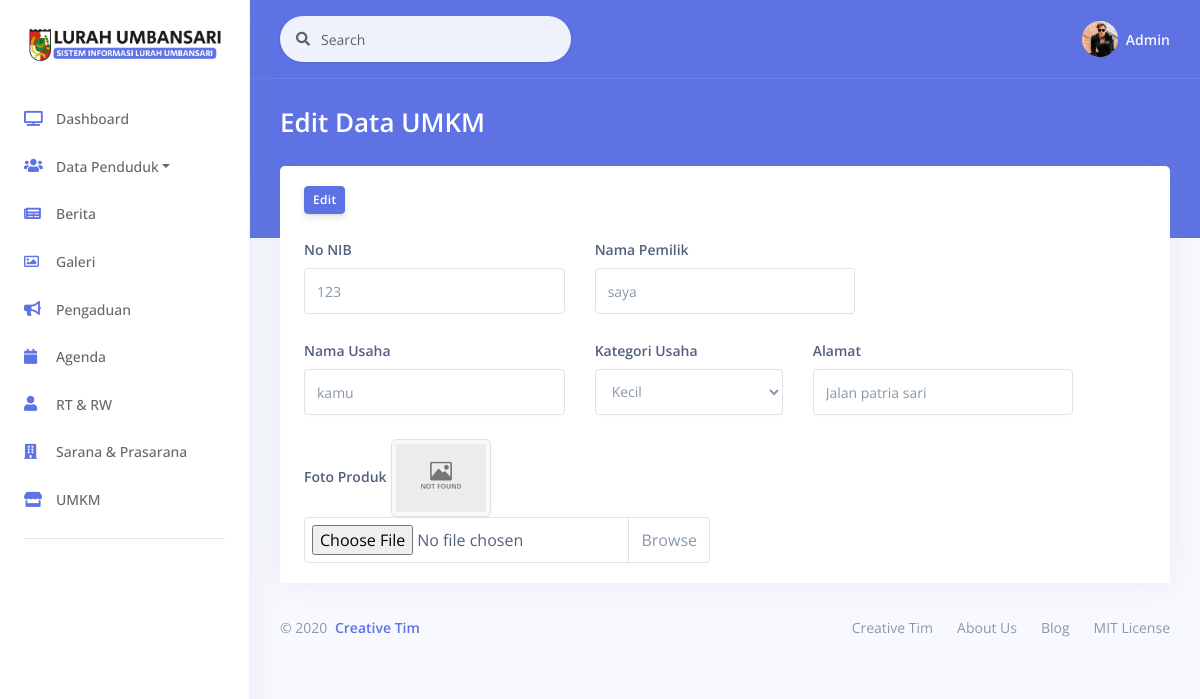
The page /Umkm/edit/1 on the database its author committed.
### tables this page shows
CREATE TABLE `umkm` (
  `id_umkm` int(11) NOT NULL,
  `no_nib` varchar(255) NOT NULL,
  `nama_owner` varchar(255) NOT NULL,
  `nama_usaha` varchar(255) NOT NULL,
  `id_kat` int(11) NOT NULL,
  `alamat` text NOT NULL,
  `foto_produk` varchar(255) NOT NULL DEFAULT 'default.png'
);

CREATE TABLE `umkm_kat` (
  `id_kat` int(11) NOT NULL,
  `nama` varchar(255) NOT NULL
);

### application/controllers/Umkm.php (called while the page is built, shortened)
<?php
class Umkm extends CI_Controller
{
    public function __construct()
    {
        $this->load->model('Umkm_model');
        $this->load->model('Umkm_kat_model');
    }
    public function edit($id_umkm)
    {
        $data['judul'] = "Edit UMKM";
        $data['umkm'] = $this->Umkm_model->getById($id_umkm);
        $data['umkm_kat'] = $this->Umkm_kat_model->get();
        $this->load->view('layout/header', $data);
        $this->load->view('data_umkm/vw_edit_umkm', $data);
        $this->load->view('layout/footer', $data);
    }
}

### index.php (called while the page is built, shortened)
<?php
require_once BASEPATH.'core/CodeIgniter.php';

### application/models/Umkm_model.php (called while the page is built, shortened)
<?php
class Umkm_model extends CI_Model
{
    public function getById($spr_id)
    {
        $this->db->select('umkm.*');
        $this->db->from('umkm');
        $this->db->where('umkm.id_umkm', $spr_id);
        $query = $this->db->get();
        return $query->row_array();
    }
}

### application/models/Umkm_kat_model.php (called while the page is built, shortened)
<?php
class Umkm_kat_model extends CI_Model
{
    public $table = 'umkm_kat';
    public function get()
    {
        $this->db->from($this->table);
        $query = $this->db->get();
        return $query->result_array();
    }
}

### application/views/data_umkm/vw_edit_umkm.php (the view, shortened to what this page needs)
<div class="main-content" id="panel">
    <div class="header bg-primary pb-6">
        <div class="container-fluid">
            <div class="header-body">
                <div class="row align-items-center py-4">
                    <div class="col-lg-6 col-7">
                        <h3 class="h1 text-white d-inline-block mb-0">Edit Data UMKM</h3>
                    </div>
                </div>
            </div>
        </div>
    </div>
    <div class="container-fluid mt--6">
        <div class="row">
            <div class="col">
                <div class="card">
                    <div class="card-header border-0">
                        <form action="<?= base_url('Umkm/update'); ?>" method="post" enctype="multipart/form-data">
                            <button type="submit" name="Update" class="btn btn-sm btn-primary">Edit</button>
                            <h6><br></h6>
                            <div class="row">
                                <div class="col-4">
                                    <div class="form-group">
                                        <label for="example-tel-input" class="form-control-label">No NIB</label>
                                        <input class="form-control" type="text" name="no_nib" value="<?= $umkm['no_nib'] ?>">
                                    </div>
                                </div>
                                <div class="col-4">
                                    <div class="form-group">
                                        <label for="example-tel-input" class="form-control-label">Nama Pemilik</label>
                                        <input class="form-control" type="text" name="nama_owner" value="<?= $umkm['nama_owner'] ?>">
                                    </div>
                                </div>
                            </div>
                            <div class="row">
                                <div class="col-4">
                                    <div class="form-group">
                                        <label for="example-tel-input" class="form-control-label">Nama Usaha</label>
                                        <input class="form-control" type="text" name="nama_usaha" value="<?= $umkm['nama_usaha'] ?>">
                                    </div>
                                </div>
                                <div class="col-3">
                                    <div class="form-group">
                                        <label for="example-tel-input" class="form-control-label">Kategori Usaha</label>
                                        <select class="form-control" name="id_kat">
                                            <?php foreach ($umkm_kat as $r) : ?>
                                                <option value="<?= $r['id_kat']; ?>" <?php if ($umkm['id_kat'] == $r['id_kat']) {
                                                                                               echo "selected";
                                                                                           } ?>><?= $r['nama']; ?></option>
                                            <?php endforeach; ?>
                                        </select>
                                    </div>
                                </div>
                                <div class="col-4">
                                    <div class="form-group">
                                        <label for="example-tel-input" class="form-control-label">Alamat</label>
                                        <input class="form-control" type="text" name="alamat" value="<?= $umkm['alamat'] ?>">
                                    </div>
                                </div>
                            </div>
                            <div class="row">
                                <div class="col-6">
                                    <label for="example-tel-input" class="form-control-label">Foto Produk</label>
                                    <img src="<?= base_url('assets/img/umkm/') . $umkm['foto_produk']; ?>" style="width: 100px" class="img-thumbnail">
                                    <div class="custom-file">
                                        <input type="file" class="custom-file-input" name="foto_produk" lang="en">
                                        <label class="custom-file-label" for="customFileLang">Select file</label>
                                    </div>
                                </div>
                            </div>
                        </form>
                    </div>
                </div>

### rows shown on the page
umkm: no_nib "123", nama_owner "saya", nama_usaha "kamu", id_kat "Kecil", alamat "Jalan patria sari", foto_produk (placeholder picture)
